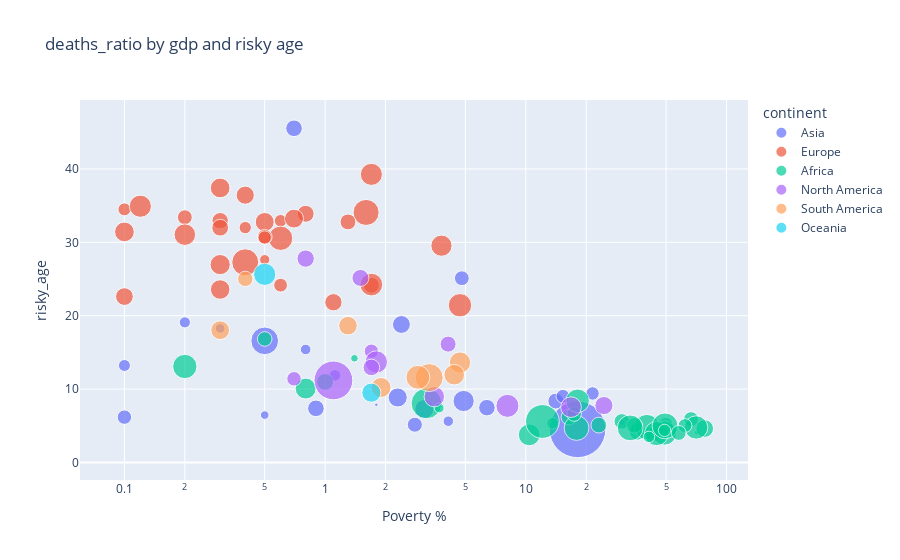

The code cell stored with this chart in its notebook:
### Code cell
fig = px.scatter(covid_groupby, x="Poverty %", y="risky_age", size="deaths_ratio", color="continent",
           hover_name="country",log_x=True, size_max=40, title="deaths_ratio by gdp and risky age")
fig.show()

### Figure 1 — Plotly figure (JSON) as saved in the notebook; plotly's stock layout.template omitted (floating-point values rounded to 4 significant figures)
{"data": [{"hovertemplate": "<b>%{hovertext}</b><br><br>continent=Asia<br>Poverty %=%{x}<br>risky_age=%{y}<br>deaths_ratio=%{marker.size}<extra></extra>", "hovertext": ["Afghanistan", "Armenia", "Azerbaijan", "Bahrain", "Bangladesh", "Bhutan", "Brunei", "Cambodia", "China", "Georgia", "India", "Indonesia", "Iran", "Iraq", "Israel", "Japan", "Jordan", "Kazakhstan", "Kuwait", "Kyrgyzstan", "Laos", "Lebanon", "Malaysia", "Mongolia", "Myanmar", "Nepal", "Oman", "Pakistan", "Philippines", "Qatar", "Saudi Arabia", "Singapore", "South Korea", "Sri Lanka", "Tajikistan", "Thailand", "Timor", "Turkey", "United Arab Emirates", "Uzbekistan", "Vietnam", "Yemen"], "legendgroup": "Asia", "marker": {"color": "#636efa", "size": [4.311, 1.965, 1.452, 0.374, 1.561, 0.07639, 1.293, 0.6816, 4.715, 1.353, 1.111, 2.773, 2.79, 1.398, 0.7617, 1.701, 1.28, 0.8137, 0.5794, 1.702, 0.1186, 1.424, 0.4159, 0.4531, 2.245, 1.146, 1.071, 2.241, 1.678, 0.2506, 1.652, 0.05028, 1.433, 0.6871, 0.6763, 0.5715, 0.2099, 0.8792, 0.2984, 0.6923, 0.82, 19.69], "sizemode": "area", "sizeref": 0.01231, "symbol": "circle"}, "mode": "markers", "name": "Asia", "orientation": "v", "showlegend": true, "type": "scatter", "x": [0, 2.4, 0, 0, 14.11, 1.8, 0, 0, 0.5, 4.8, 21.5, 4.9, 0, 2.8, 0.2, 0.7, 0.1, 0, 0, 0.9, 0, 0, 0, 0.5, 2.3, 15.3, 0, 3.12, 6.4, 0, 0, 0, 0, 0.8, 4.11, 0.3, 30.1, 0.1, 0, 0, 1.12, 18.11], "xaxis": "x", "y": [3.918, 18.8, 9.889, 3.759, 8.36, 7.862, 6.973, 6.797, 16.57, 25.11, 9.403, 8.372, 8.622, 5.143, 19.09, 45.54, 6.171, 11.62, 3.459, 7.371, 6.351, 13.94, 9.7, 6.452, 8.852, 9.021, 3.885, 7.275, 7.464, 1.924, 5.14, 19.97, 22.54, 15.4, 5.621, 18.26, 5.453, 13.21, 1.67, 7.342, 11.87, 4.505], "yaxis": "y"}, {"hovertemplate": "<b>%{hovertext}</b><br><br>continent=Europe<br>Poverty %=%{x}<br>risky_age=%{y}<br>deaths_ratio=%{marker.size}<extra></extra>", "hovertext": ["Albania", "Austria", "Belarus", "Belgium", "Bosnia and Herzegovina", "Bulgaria", "Croatia", "Cyprus", "Czechia", "Denmark", "Estonia", "Finland", "France", "Germany", "Greece", "Hungary", "Iceland", "Ireland", "Italy", "Latvia", "Lithuania", "Luxembourg", "Malta", "Moldova", "Montenegro", "Netherlands", "North Macedonia", "Norway", "Poland", "Portugal", "Romania", "Russia", "Slovakia", "Slovenia", "Spain", "Sweden", "Switzerland", "Ukraine", "United Kingdom"], "legendgroup": "Europe", "marker": {"color": "#EF553B", "size": [1.844, 1.645, 0.7185, 2.392, 4.475, 4.184, 2.212, 0.4874, 1.809, 0.931, 0.9639, 1.032, 1.816, 2.397, 3.025, 3.664, 0.4428, 1.939, 2.988, 1.772, 1.547, 1.167, 1.368, 2.378, 1.58, 1.086, 3.38, 0.646, 2.517, 2.018, 2.764, 2.339, 3.158, 1.734, 2.196, 1.366, 1.573, 2.275, 2.863], "sizemode": "area", "sizeref": 0.01231, "symbol": "circle"}, "mode": "markers", "name": "Europe", "orientation": "v", "showlegend": true, "type": "scatter", "x": [1.1, 0.3, 0, 0.1, 0.4, 1.6, 0.5, 0, 0, 0.4, 0.6, 0.1, 0, 0.3, 0.12, 0.6, 0, 0.1, 1.7, 0.8, 1.3, 0.6, 0.5, 0, 1.7, 0.5, 4.7, 0.5, 0.3, 0.4, 3.8, 0.3, 1.7, 0.3, 0.7, 0.2, 0, 0, 0.2], "xaxis": "x", "y": [21.83, 32.95, 24.59, 31.42, 27.28, 34.07, 32.78, 21.98, 30.61, 32.0, 32.94, 34.49, 32.8, 37.41, 34.92, 30.55, 23.64, 22.61, 39.26, 33.89, 32.78, 24.15, 30.75, 17.82, 24.16, 30.66, 21.42, 27.63, 26.97, 36.43, 29.54, 23.57, 24.24, 31.99, 33.24, 33.42, 31.08, 27.59, 31.04], "yaxis": "y"}, {"hovertemplate": "<b>%{hovertext}</b><br><br>continent=Africa<br>Poverty %=%{x}<br>risky_age=%{y}<br>deaths_ratio=%{marker.size}<extra></extra>", "hovertext": ["Algeria", "Benin", "Botswana", "Burkina Faso", "Burundi", "Cameroon", "Cape Verde", "Central African Republic", "Comoros", "Djibouti", "Egypt", "Equatorial Guinea", "Eritrea", "Eswatini", "Ethiopia", "Gabon", "Gambia", "Ghana", "Guinea", "Kenya", "Liberia", "Libya", "Madagascar", "Malawi", "Mali", "Mauritius", "Morocco", "Mozambique", "Niger", "Sao Tome and Principe", "Seychelles", "South Africa", "Sudan", "Tanzania", "Togo", "Tunisia", "Uganda", "Zambia", "Zimbabwe"], "legendgroup": "Africa", "marker": {"color": "#00cc96", "size": [2.695, 1.259, 1.524, 1.231, 0.1378, 1.536, 0.887, 1.369, 3.778, 1.318, 5.821, 1.456, 0.3609, 3.628, 1.505, 0.6065, 2.938, 0.8384, 0.6695, 1.82, 3.989, 1.702, 1.919, 3.368, 3.597, 1.32, 1.767, 1.175, 3.59, 1.501, 0.3585, 3.421, 7.011, 4.126, 0.9408, 3.644, 0.813, 1.365, 4.102], "sizemode": "area", "sizeref": 0.01231, "symbol": "circle"}, "mode": "markers", "name": "Africa", "orientation": "v", "showlegend": true, "type": "scatter", "x": [0.8, 49.8, 16.4, 43.1, 71.11, 23.11, 0, 66.6, 17.9, 17.4, 3.2, 0, 0, 0, 30.11, 3.7, 10.4, 13.6, 35.6, 36.11, 40.12, 0, 77.9, 70.6, 49.1, 0.5, 1, 62.12, 44.8, 34.8, 1.4, 18.12, 12.1, 49.4, 49.11, 0.2, 41.1, 57.8, 33.12], "xaxis": "x", "y": [10.07, 5.186, 6.183, 3.767, 4.066, 5.084, 7.897, 5.906, 4.689, 6.593, 8.05, 4.598, 5.778, 5.008, 5.589, 7.426, 3.756, 5.333, 4.868, 4.214, 4.813, 7.24, 4.615, 4.762, 4.005, 16.83, 10.98, 5.028, 3.931, 5.048, 14.19, 8.397, 5.582, 4.982, 4.364, 13.08, 3.476, 4.022, 4.704], "yaxis": "y"}, {"hovertemplate": "<b>%{hovertext}</b><br><br>continent=North America<br>Poverty %=%{x}<br>risky_age=%{y}<br>deaths_ratio=%{marker.size}<extra></extra>", "hovertext": ["Antigua and Barbuda", "Bahamas", "Barbados", "Belize", "Canada", "Costa Rica", "Dominican Republic", "El Salvador", "Grenada", "Guatemala", "Haiti", "Honduras", "Jamaica", "Mexico", "Nicaragua", "Panama", "Saint Lucia", "Saint Vincent and the Grenadines", "Trinidad and Tobago", "United States"], "legendgroup": "North America", "marker": {"color": "#ab63fa", "size": [3.357, 1.96, 1.183, 2.534, 1.857, 1.263, 1.291, 3.071, 0.6211, 3.259, 2.027, 2.637, 1.849, 9.254, 2.572, 1.695, 1.581, 0.6186, 1.848, 1.78], "sizemode": "area", "sizeref": 0.01231, "symbol": "circle"}, "mode": "markers", "name": "North America", "orientation": "v", "showlegend": true, "type": "scatter", "x": [0, 0, 0, 0, 0.8, 1.7, 0.7, 1.8, 0, 8.1, 24.5, 16.8, 0, 1.1, 3.5, 1.7, 4.1, 0, 0, 1.5], "xaxis": "x", "y": [11.56, 14.2, 24.42, 6.132, 27.78, 15.16, 11.4, 13.69, 12.33, 7.71, 7.754, 7.535, 16.07, 11.18, 8.964, 12.95, 16.13, 12.56, 15.83, 25.14], "yaxis": "y"}, {"hovertemplate": "<b>%{hovertext}</b><br><br>continent=South America<br>Poverty %=%{x}<br>risky_age=%{y}<br>deaths_ratio=%{marker.size}<extra></extra>", "hovertext": ["Argentina", "Bolivia", "Brazil", "Chile", "Colombia", "Ecuador", "Guyana", "Paraguay", "Peru", "Suriname", "Uruguay", "Venezuela"], "legendgroup": "South America", "marker": {"color": "#FFA15A", "size": [2.129, 4.052, 2.791, 2.158, 2.617, 4.831, 2.232, 2.452, 3.511, 1.943, 1.454, 1.116], "sizemode": "area", "sizeref": 0.01231, "symbol": "circle"}, "mode": "markers", "name": "South America", "orientation": "v", "showlegend": true, "type": "scatter", "x": [1.3, 0, 4.7, 0.3, 4.4, 3.3, 0, 1.9, 2.9, 0, 0.4, 0], "xaxis": "x", "y": [18.64, 11.1, 13.61, 18.03, 11.96, 11.56, 8.142, 10.21, 11.61, 11.16, 25.02, 10.53], "yaxis": "y"}, {"hovertemplate": "<b>%{hovertext}</b><br><br>continent=Oceania<br>Poverty %=%{x}<br>risky_age=%{y}<br>deaths_ratio=%{marker.size}<extra></extra>", "hovertext": ["Australia", "Fiji", "New Zealand"], "legendgroup": "Oceania", "marker": {"color": "#19d3f3", "size": [3.034, 2.247, 0.9782], "sizemode": "area", "sizeref": 0.01231, "symbol": "circle"}, "mode": "markers", "name": "Oceania", "orientation": "v", "showlegend": true, "type": "scatter", "x": [0.5, 1.7, 0], "xaxis": "x", "y": [25.63, 9.508, 25.04], "yaxis": "y"}], "layout": {"legend": {"itemsizing": "constant", "title": {"text": "continent"}, "tracegroupgap": 0}, "title": {"text": "deaths_ratio by gdp and risky age"}, "xaxis": {"anchor": "y", "domain": [0, 1], "title": {"text": "Poverty %"}, "type": "log"}, "yaxis": {"anchor": "x", "domain": [0, 1], "title": {"text": "risky_age"}}}}
